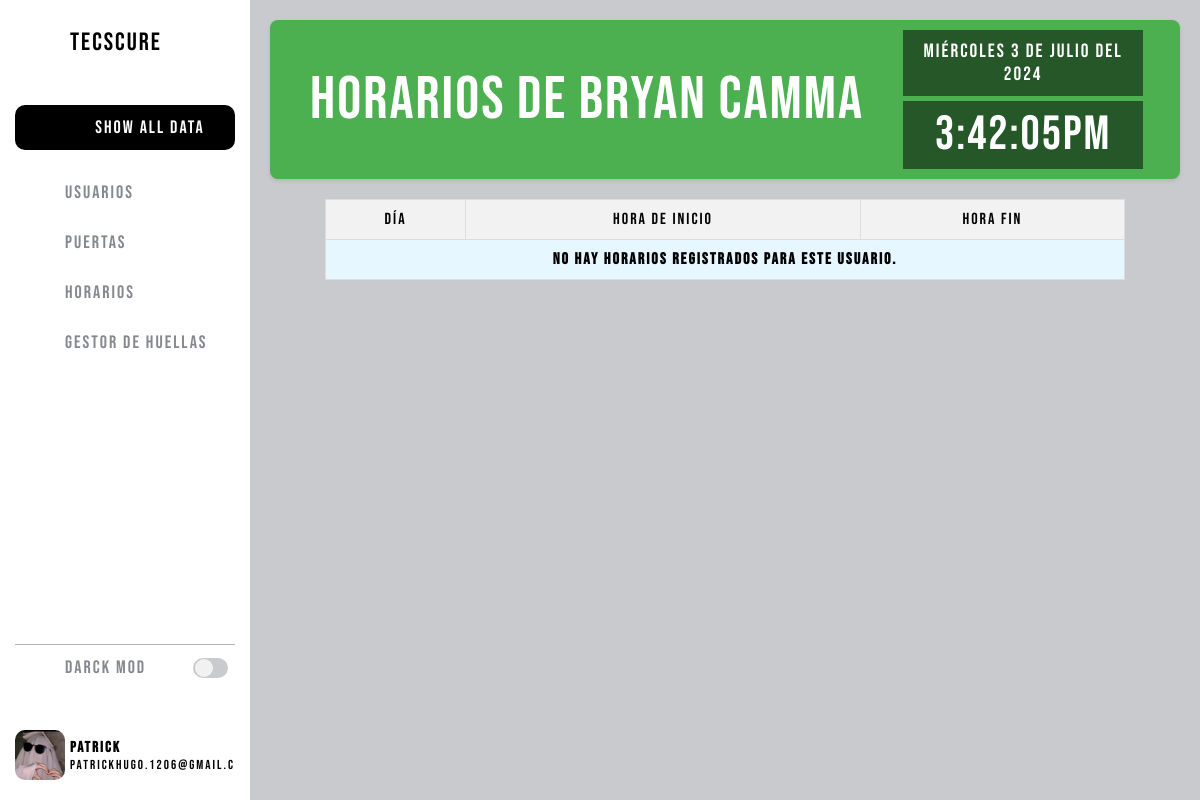
The app's page /index/horarios/ver_horarios/4/ (signed in), older data.
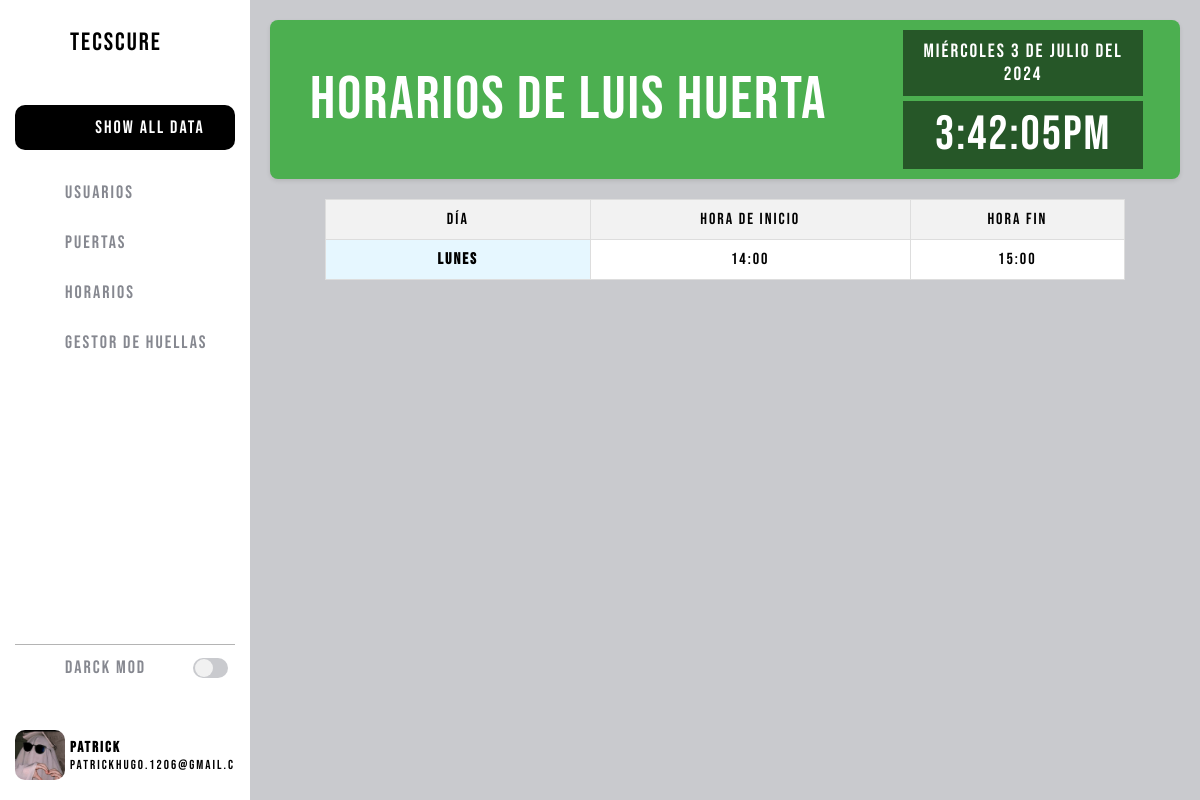
The same page, newer data.
### admin_page/models.py (models this page shows, shortened)
class User(models.Model):
    nombre = models.CharField(max_length=100)
    apellido = models.CharField(max_length=100)
    correo = models.EmailField(unique=True)
    telefono = models.CharField(max_length=15)
    dni = models.CharField(max_length=20, unique=True)
    foto = models.ImageField(upload_to='user_photos/', blank=True, null=True)
    contraseña = models.CharField(max_length=128)
    huella = models.CharField(max_length=255, blank=True, null=True)

class Horario(models.Model):
    user = models.ForeignKey(User, on_delete=models.CASCADE, related_name='horarios')
    puerta = models.ForeignKey(Puerta, on_delete=models.CASCADE)
    dia_semana = models.CharField(max_length=10, choices=[
        ('lunes', 'Lunes'),
        ('martes', 'Martes'),
        ('miercoles', 'Miércoles'),
        ('jueves', 'Jueves'),
        ('viernes', 'Viernes'),
        ('sabado', 'Sábado')
    ])
    hora_inicio = models.TimeField()
    hora_fin = models.TimeField()

### admin_page/views.py (the view)
# urls.py: path('index/horarios/ver_horarios/<int:user_id>/', views.ver_horarios, name='ver_horarios'),
def ver_horarios(request, user_id):
    admin_id = request.session.get('admin_id')
    if admin_id:
        administrador = Administrador.objects.get(id=admin_id)
    else:
        return redirect('admin_page:login')
    usuario = get_object_or_404(User, id=user_id)
    horarios = Horario.objects.filter(user=usuario).order_by('dia_semana', 'hora_inicio')
    context = {
        'usuario': usuario,
        'horarios': horarios,
        'administrador': administrador
    }
    return render(request, 'admin_page/ver_horarios.html', context)

### admin_page/templates/admin_page/ver_horarios.html (shortened to what this page needs)
{% extends "admin_page/index.html" %}
{% block header %} Horarios de {{ usuario.nombre }} {{ usuario.apellido }} {% endblock %}
{% block content %}
<div class="containerHU">
    <table class="tableHU  table-stripedHU ">
        <thead>
            <tr>
                <th>Día</th>
                <th>Hora de inicio</th>
                <th>Hora fin</th>
            </tr>
        </thead>
        <tbody>
            {% for horario in horarios %}
            <tr>
                <td>{{ horario.dia_semana }}</td>
                <td>{{ horario.hora_inicio|time:"H:i" }}</td>
                <td>{{ horario.hora_fin|time:"H:i" }}</td>
            </tr>
            {% empty %}
            <tr>
                <td colspan="3">No hay horarios registrados para este usuario.</td>
            </tr>
            {% endfor %}
        </tbody>
    </table>
</div>
{% endblock %}

Row changes from the older to the newer data that the page shows:
changed User: nombre "Bryan" → "Luis"; apellido "Camma" → "Huerta"
added Horario: dia_semana "lunes", hora_inicio "14:00", hora_fin "15:00"
Text that changed along with them:
text no longer shown: "No hay horarios registrados para este usuario."
